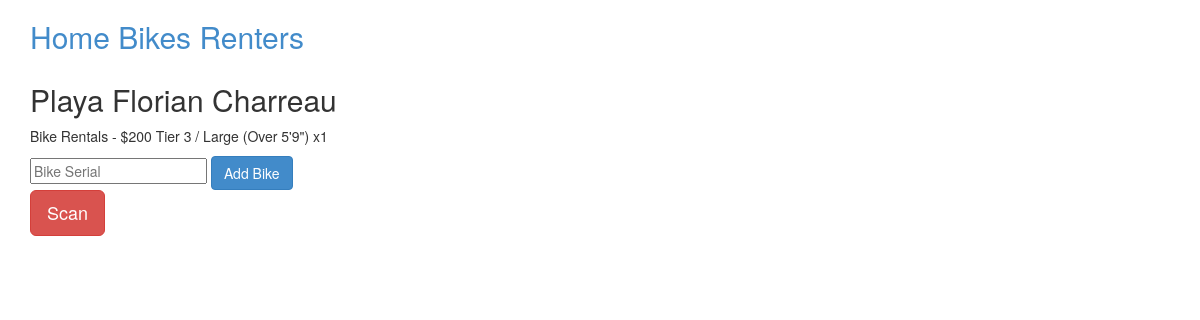
Before: /renter/6 with the older database file.
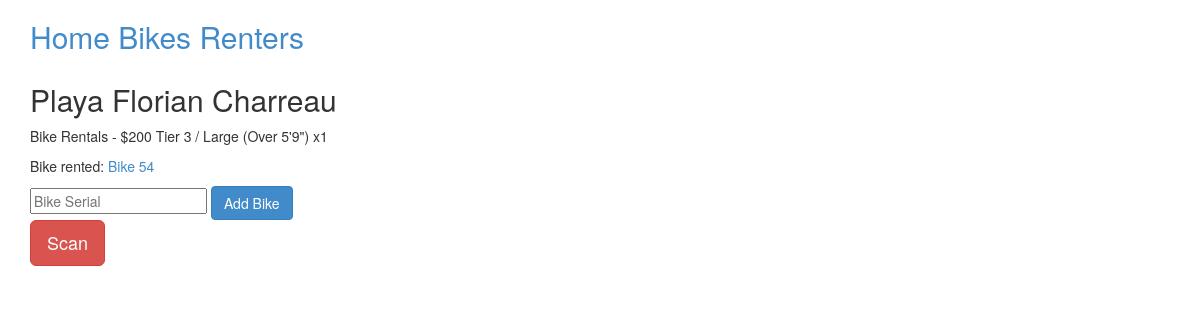
After: the same page with the newer database file.
### bike/models.py (models this page shows, shortened)
class Bike(Base):
  __tablename__ = 'bike'
  id = Column(Integer, primary_key=True)
  renter_id = Column(Integer, ForeignKey('renter.id'))
  code = Column(String(255), unique=True)
  comment = Column(String)
  def __repr__(self):
    return 'Bike %s' % (self.code)

### bike/views.py (the view, shortened to what this page needs)
@app.route('/renter/<oid>', methods=['GET','POST'])
def renter(oid):
  if not db.query(Renter).filter_by(id=oid).count():
    abort(404)
  renter = db.query(Renter).filter_by(id=oid)[0]
  err = ''
  return render_template('renter.html', renter=renter, error=err)

### bike/__init__.py (called while the page is built)
@app.teardown_appcontext
def shutdown_session(exception=None):
  db.remove()

### bike/templates/renter.html (shortened to what this page needs)
{% extends "base.html" %}
{% block content %}
  <h2>Playa {{renter.name}}</h2>
  <p>{{renter.desc}} x{{renter.qty}}</p>
  {% for bike in renter.bikes %}
  <p>Bike rented: <a href="/bike/{{bike.code}}">{{bike}}</a></p>
  {% endfor %}
  <form method="POST">
  	<input type="text" name="attach_bike" placeholder="Bike Serial">
  	<input type="submit" value="Add Bike" class="btn btn-hg btn-primary">
  </form>
  <a href="zxing://scan/?ret={{url_for('renter', oid=renter.id, _external=True)|urlencode}}?attach_bike=%7BCODE%7D" class="btn btn-lg btn-danger">Scan</a>
{% endblock %}

Changed rows visible on the page:
now on this page (row edited): Bike: code "Bike 54"
